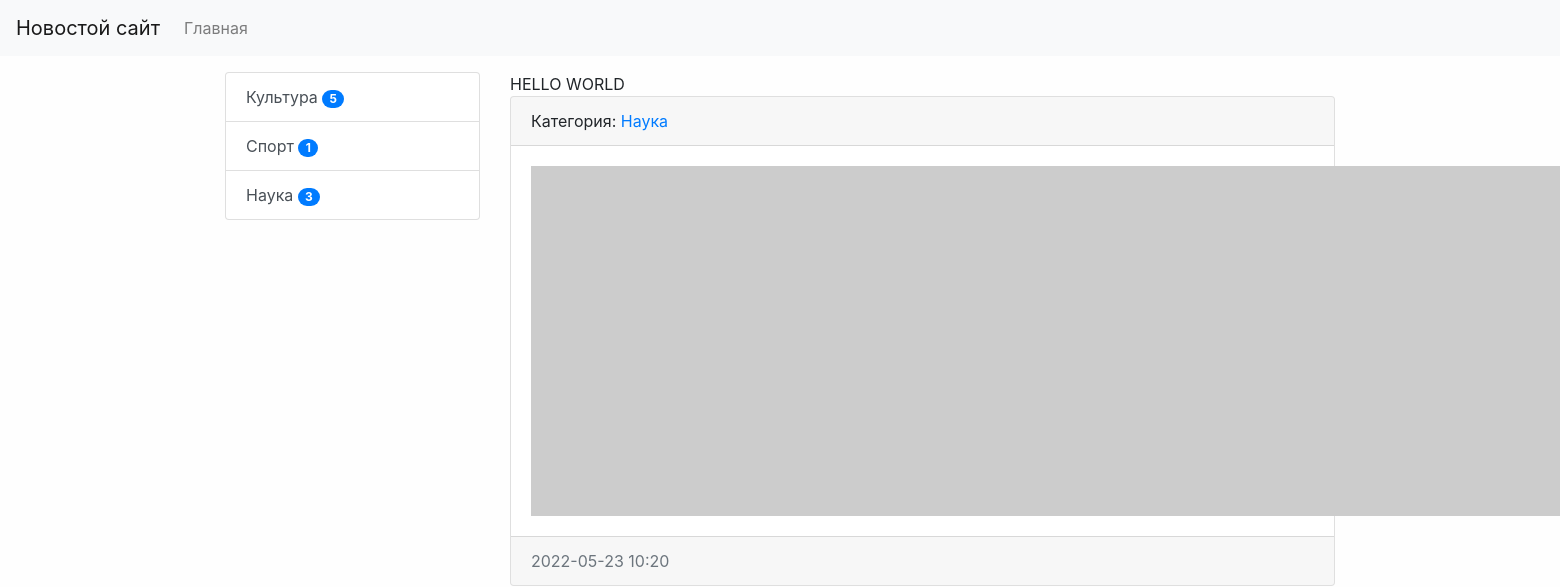
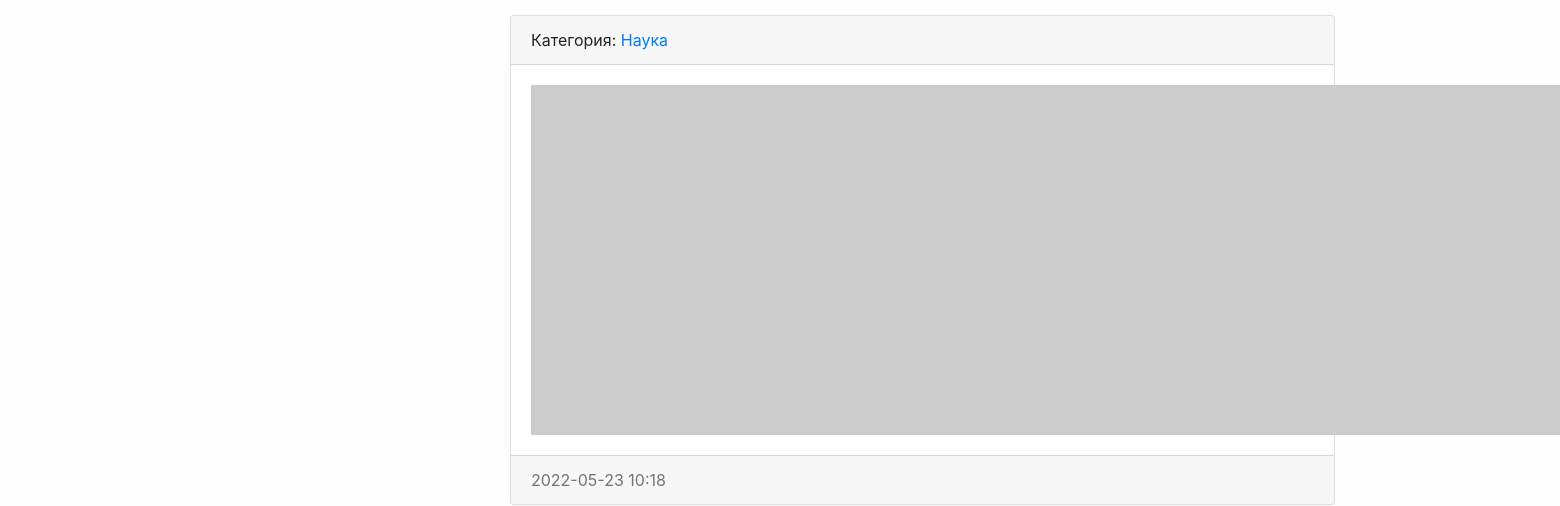
The app's page / (upper part), older data (2 pictures, top to bottom).
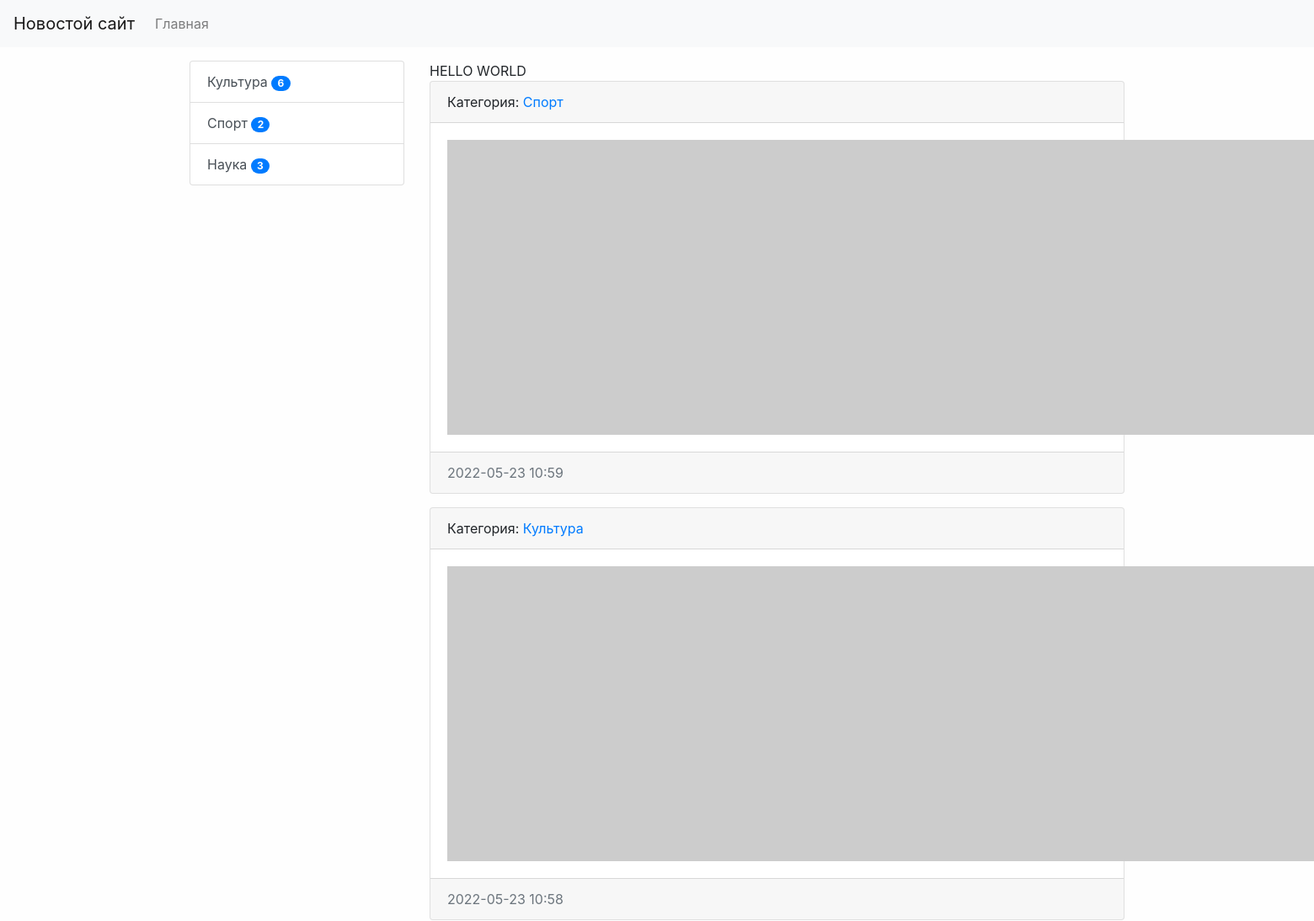
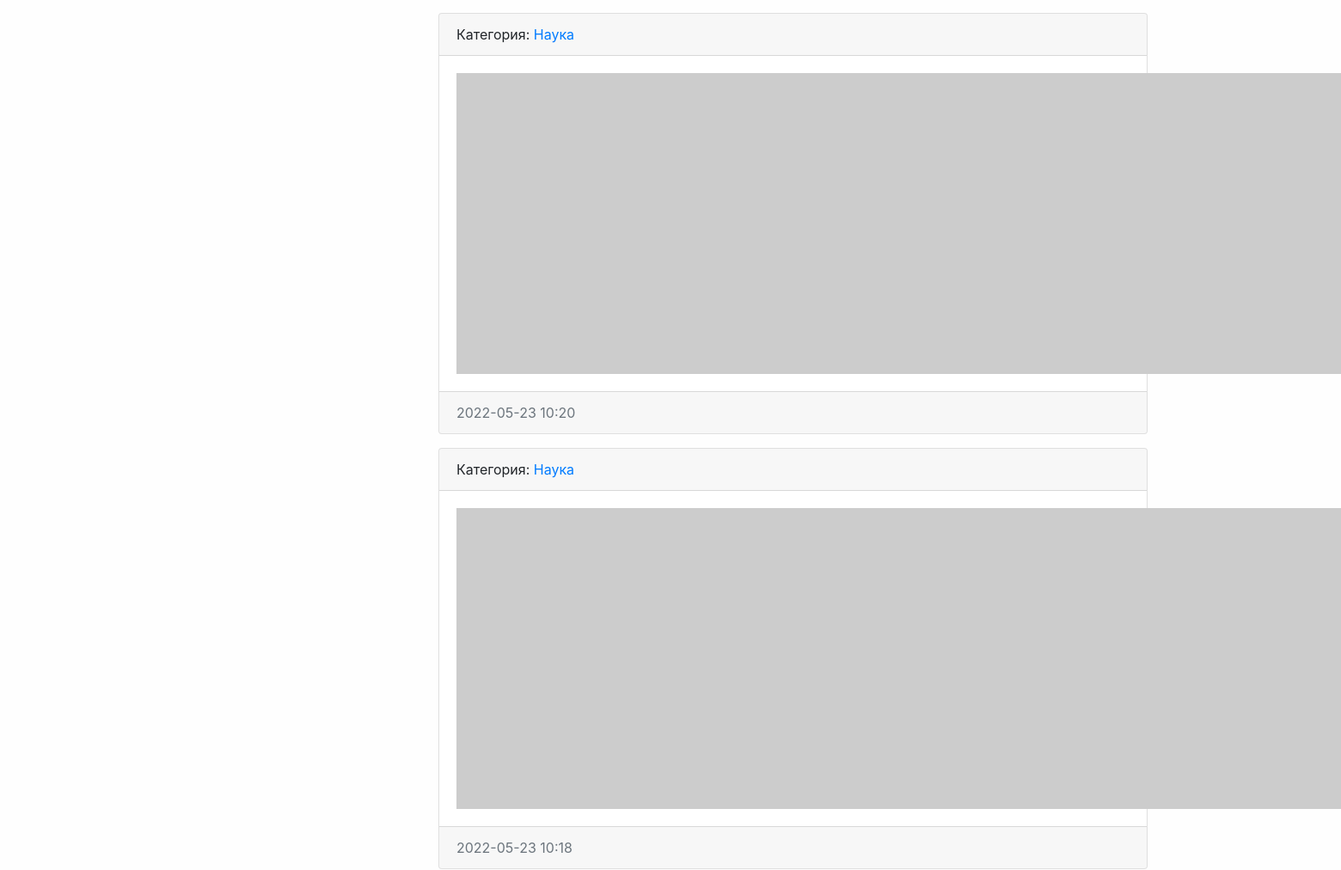
The same page, newer data (2 pictures, top to bottom).
### news/models.py (models this page shows, shortened)
class Category(models.Model):
    title = models.CharField(max_length=150, db_index=True, verbose_name='Наименование категории')
    def get_absolute_url(self):
        return reverse('category', kwargs={"category_id": self.pk})
    def __str__(self):
        return self.title
    class Meta:
        verbose_name = 'Категория'
        verbose_name_plural = 'Категории'
        ordering = ['title']

class News(models.Model):
    title = models.CharField(max_length=150, verbose_name='Наименование')
    content = models.TextField(blank=True, verbose_name='Контент')
    created_at = models.DateTimeField(auto_now_add=True, verbose_name='Дата публикации')
    update_at = models.DateTimeField(auto_now=True, verbose_name='Обновлено')
    image = models.ImageField(upload_to='photos/%Y/%m/%d/', verbose_name='Фото', blank=True)
    is_published = models.BooleanField(default=True, verbose_name='Опубликовано')
    category = models.ForeignKey('Category', on_delete=models.PROTECT, verbose_name='Категория')
    views = models.IntegerField(default=0)
    def get_absolute_url(self):
        return reverse('view_news', kwargs={"pk": self.pk})
    class Meta:
        verbose_name = 'Новость'
        verbose_name_plural = 'Новости'
        ordering = ['-created_at']

### news/views.py (the view)
# urls.py: path('', HomeNews.as_view(), name='home'),
class HomeNews(MyMixin, ListView):
    model = News
    template_name = 'news/home_news_list.html'
    context_object_name = 'news'
    mixin_prop = 'hello world'
    def get_context_data(self, *, object_list=None, **kwargs):
        context = super().get_context_data(**kwargs)
        context['title'] = 'Главная страница'
        context['mixin_prop'] = self.get_prop()
        return context
    def get_queryset(self):
        return News.objects.filter(is_published=True).select_related('category')

### news/templatetags/news_tags.py (called while the page is built)
@register.inclusion_tag('news/list_categories.html')
def show_categories(arg1='Hello', arg2='world'):
    categories = Category.objects.annotate(cnt=Count('news')).filter(cnt__gt=0)
    return {"categories": categories, "arg1": arg1, "arg2": arg2}

### news/utils.py (called while the page is built)
    def get_prop(self):
        return self.mixin_prop.upper()

### news/templates/news/home_news_list.html (shortened to what this page needs)
{% extends 'base.html' %}
{% block sidebar %}
{% include 'inc/_sidebar.html' %}
{% endblock %}
{% block content %}
{{ mixin_prop }}
{% for item in news %}
<div class="card mb-3">
    <div class="card-header">
        Категория: <a href="{{ item.category.get_absolute_url }}">{{ item.category }}</a>
    </div>
    <div class="card-body">
        <div class="media">
            {% if item.image %}
            <img src="{{ item.image.url }}" alt="" width="350" class="mr-3">
            {% else %}
            <img src="https://picsum.photos/id/1060/350/235/?blur=2" alt="" class="mr-3">
            {% endif %}
        </div>
    </div>
    <div class="card-footer text-muted">
        {{ item.created_at|date:"Y-m-d H:i" }}
    </div>
</div>
{% endfor %}
{% endblock %}

### templates/base.html (shortened to what this page needs)
{% load static %}
<!doctype html>
<html lang="en">
<head>
    <link rel="stylesheet" href="{% static 'bootstrap/css/bootstrap.min.css' %}">
    <link rel="stylesheet" href="{% static 'css/style.css' %}">
</head>
<body>
{% include 'inc/_nav.html'%}
  <div class="container mt-3">
      <div class="row">
          <div class="col-md-3">
              {% block sidebar %}SIDEBAR{% endblock %}
          </div>
          <div class="col-md-9">
              {% block content %}CONTENT{% endblock %}
          </div>
      </div>
  </div>
  </body>
</html>

### templates/inc/_nav.html (shortened to what this page needs)
<nav class="navbar navbar-expand-lg navbar-light bg-light">
    <a class="navbar-brand" href="{% url 'home' %}">Новостой сайт</a>
    <div class="collapse navbar-collapse" id="navbarSupportedContent">
        <ul class="navbar-nav mr-auto">
            <li class="nav-item"><a class="nav-link" href="{% url 'home' %}">Главная</a></li>
        </ul>
    </div>
</nav>

### templates/inc/_sidebar.html (shortened to what this page needs)
{% load news_tags %}
{% show_categories %}

### news/templates/news/list_categories.html
<div class="list-group">
    {% for item in categories %}
    <a href="{{ item.get_absolute_url }}" class="list-group-item list-group-item-action">{{ item.title }} <span class="badge badge-primary badge-pill">{{ item.cnt }}</span></a>
    {% endfor %}
</div>

### mysite/static/css/style.css (style rules this page uses)
body { background-color: #fefefe; }

Row changes from the older to the newer data that the page shows:
computed for Category "Культура": cnt "5" → "6"
computed for Category "Спорт": cnt "1" → "2"
added News: category "Спорт", created_at "2022-05-23 10:59"
added News: category "Культура", created_at "2022-05-23 10:58"
